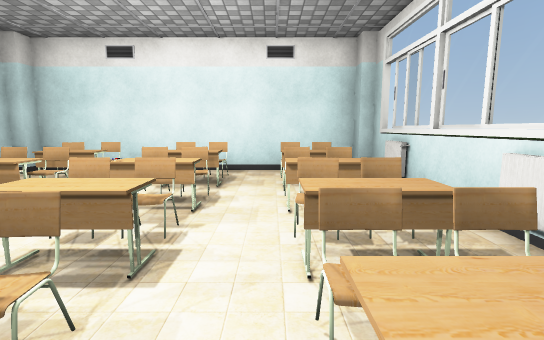
[1] (above)

14 first-person views from a walk through a Unity game level. The camera is 1.2 m above the floor, tilts 8° down and sees 85° across. Doors are open. The floor is counted in squares, 1 m on a side. Each view is taken from the middle of a square. On the plan, view 1 faces up. The plan holds only what a view shows up to about 13 squares ahead; the rest is blank. The place goes on beyond the plan. Flat ground stands in for the terrain. The player character is not drawn. Some surface patterns are stand-ins.

[2]
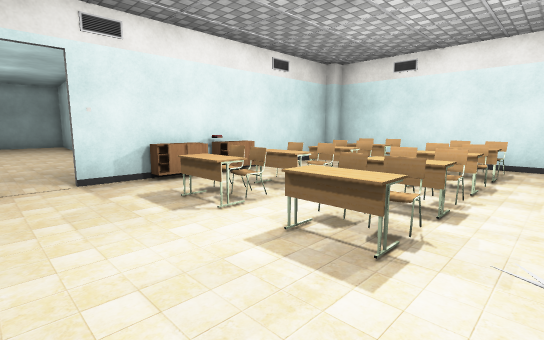

[3]
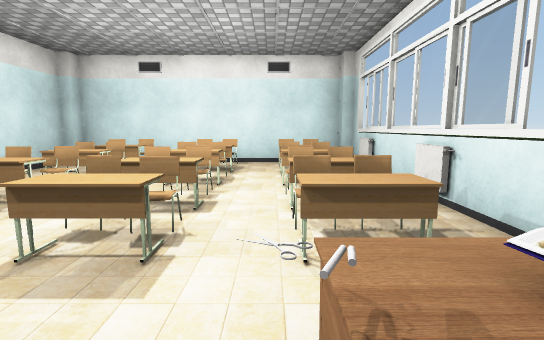

[4]
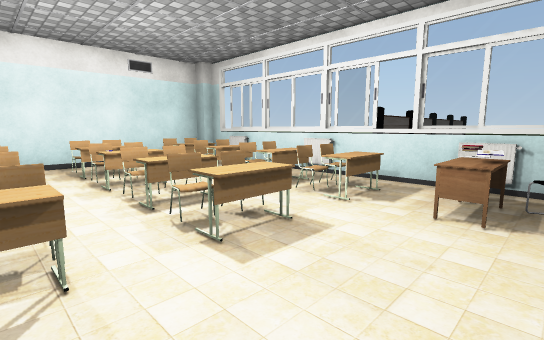

[5]
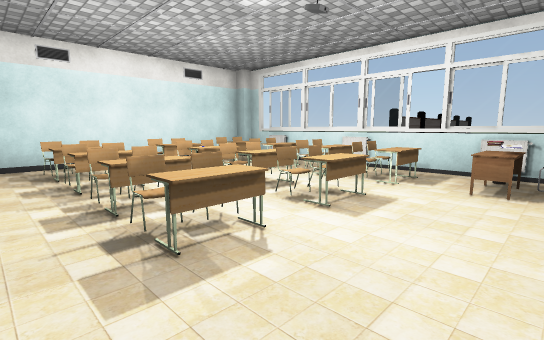

[6]
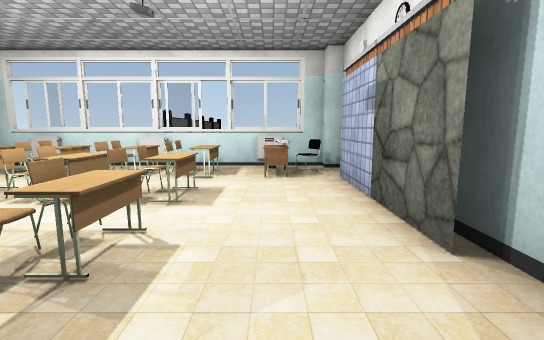

[7]
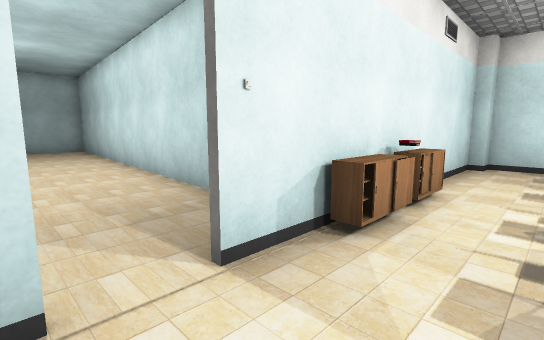

[8]
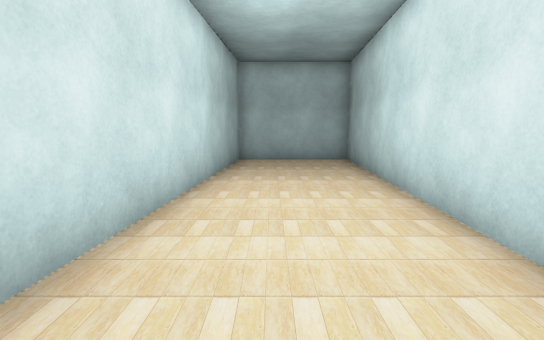

[9]
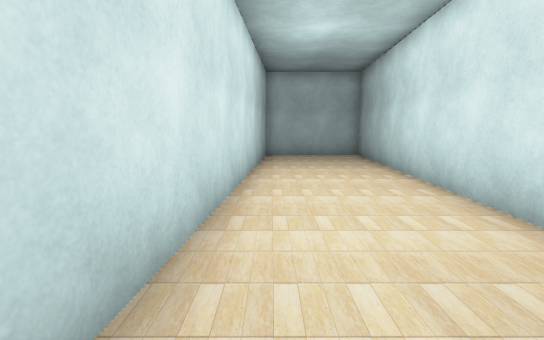

[10]
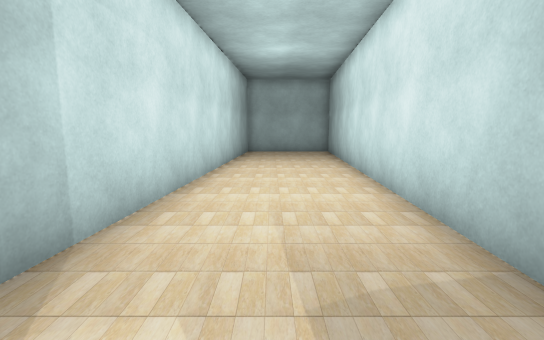

[11]
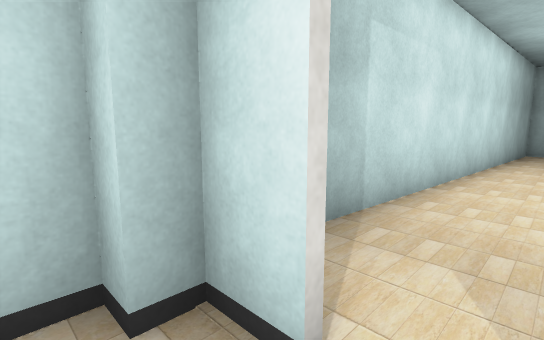

[12]
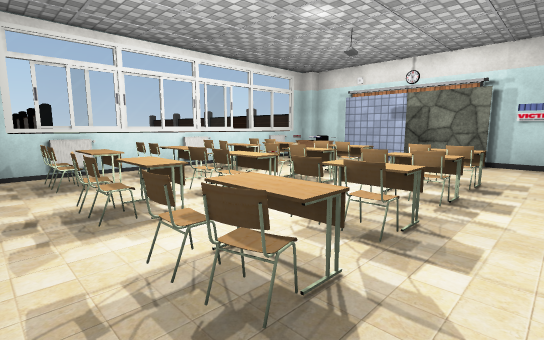

[13]
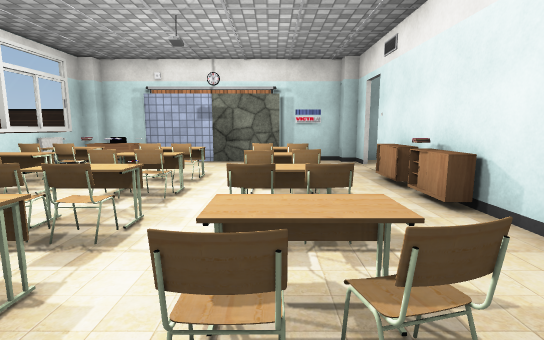

[14]
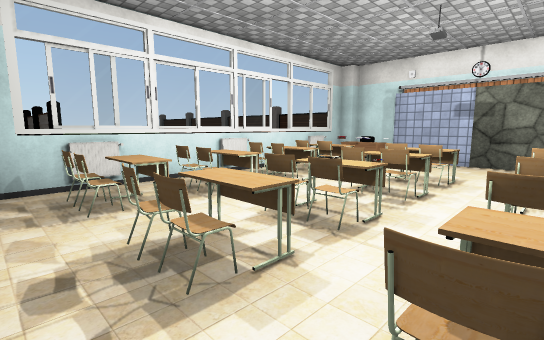

### Floor plan
Ten units are one square. View 1 is at (0, 0); x grows to the right and y downward. Boxes are objects, and circles mark ways between rooms. Rooms are numbered by the first view taken in them; rooms with no view inside come last. Other rooms are left out.
<svg viewBox="-230 -90 270 127">
<path fill="none" stroke="#000" d="M-70 -24 -70 -14M-44 27 6 27M6 32 22 32M-70 17 -70 27 -65 27M-70 -80 -70 -36M22 27 27 27 27 -80 23 -80 23 -85 -65 -85 -65 -80M-65 32 -35 32M-91 -11 -225 -19 -225 23 -75 32"/>
<rect x="-75" y="-5" width="10" height="10" fill="#bbb"><title>other object</title></rect>
<rect x="-75" y="-15" width="10" height="10" fill="#bbb"><title>cabinet</title></rect>
<rect x="-65" y="-35" width="10" height="10" fill="#bbb"><title>other object</title></rect>
<rect x="-55" y="-15" width="10" height="10" fill="#bbb"><title>table</title></rect>
<rect x="-55" y="-25" width="10" height="10" fill="#bbb"><title>chair</title></rect>
<rect x="-55" y="-35" width="10" height="10" fill="#bbb"><title>chair</title></rect>
<rect x="-55" y="-45" width="10" height="10" fill="#bbb"><title>table</title></rect>
<rect x="-55" y="-55" width="10" height="10" fill="#bbb"><title>chair</title></rect>
<rect x="-55" y="-65" width="20" height="10" fill="#bbb"><title>table</title></rect>
<rect x="-45" y="-15" width="10" height="10" fill="#bbb"><title>chair</title></rect>
<rect x="-45" y="-25" width="10" height="10" fill="#bbb"><title>table</title></rect>
<rect x="-45" y="-45" width="10" height="20" fill="#bbb"><title>chair</title></rect>
<rect x="-45" y="-55" width="10" height="10" fill="#bbb"><title>chair</title></rect>
<rect x="-45" y="-75" width="10" height="10" fill="#bbb"><title>chair</title></rect>
<rect x="-25" y="-15" width="10" height="10" fill="#bbb"><title>table</title></rect>
<rect x="-25" y="-25" width="10" height="10" fill="#bbb"><title>chair</title></rect>
<rect x="-25" y="-35" width="10" height="10" fill="#bbb"><title>chair</title></rect>
<rect x="-25" y="-45" width="20" height="10" fill="#bbb"><title>table</title></rect>
<rect x="-25" y="-55" width="10" height="10" fill="#bbb"><title>chair</title></rect>
<rect x="-25" y="-65" width="20" height="10" fill="#bbb"><title>table</title></rect>
<rect x="-25" y="-75" width="10" height="10" fill="#bbb"><title>chair</title></rect>
<rect x="-15" y="-25" width="10" height="10" fill="#bbb"><title>table</title></rect>
<rect x="-15" y="-35" width="10" height="10" fill="#bbb"><title>chair</title></rect>
<rect x="-15" y="-55" width="10" height="10" fill="#bbb"><title>chair</title></rect>
<rect x="-15" y="-75" width="10" height="10" fill="#bbb"><title>chair</title></rect>
<rect x="-5" y="5" width="10" height="10" fill="#bbb"><title>table</title></rect>
<rect x="-5" y="-15" width="20" height="10" fill="#bbb"><title>table</title></rect>
<rect x="-5" y="-35" width="10" height="20" fill="#bbb"><title>table</title></rect>
<rect x="-5" y="-45" width="20" height="10" fill="#bbb"><title>table</title></rect>
<rect x="-5" y="-65" width="20" height="10" fill="#bbb"><title>table</title></rect>
<rect x="5" y="15" width="10" height="10" fill="#bbb"><title>other object</title></rect>
<rect x="5" y="5" width="10" height="10" fill="#bbb"><title>books</title></rect>
<rect x="5" y="-25" width="10" height="10" fill="#bbb"><title>chair</title></rect>
<rect x="5" y="-35" width="10" height="10" fill="#bbb"><title>chair</title></rect>
<rect x="5" y="-55" width="10" height="10" fill="#bbb"><title>chair</title></rect>
<rect x="5" y="-75" width="10" height="10" fill="#bbb"><title>chair</title></rect>
<rect x="15" y="5" width="10" height="10" fill="#bbb"><title>other object</title></rect>
<rect x="25" y="5" width="10" height="10" fill="#bbb"><title>radiator</title></rect>
<rect x="25" y="-35" width="10" height="10" fill="#bbb"><title>radiator</title></rect>
<circle cx="-70" cy="5" r="3" fill="#2a7"/>
<circle cx="-75" cy="20" r="3" fill="#2a7"/>
<text x="-20" y="-30">1</text>
<text x="-160" y="10">2</text>
</svg>
Room 1 opens to room 2.

Where each view was taken, in squares from view 1:
view 1: 0 up, 0 right, facing up
view 2: 2 down, 0 right, facing up-left
view 3: 2 down, 0 right, facing up
view 4: 2 down, 4 left, facing up-right
view 5: 2 down, 6 left, facing up-right
view 6: 1 down, 7 left, facing right
view 7: 2 down, 5 left, facing up-left
view 8: 1 down, 11 left, facing left
view 9: 2 down, 9 left, facing left
view 10: 1 down, 7 left, facing left
view 11: 1 down, 6 left, facing down-left
view 12: 8 up, 6 left, facing down-right
view 13: 8 up, 4 left, facing down
view 14: 8 up, 4 left, facing down-right
